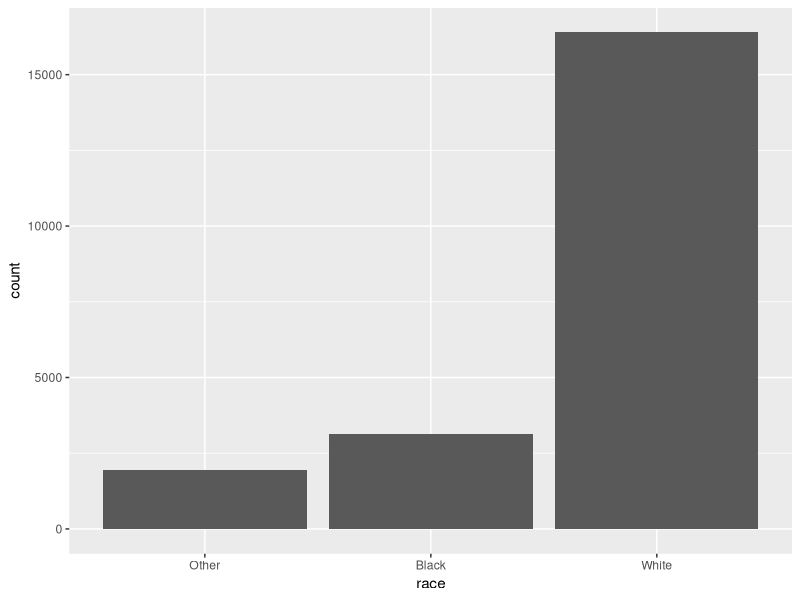
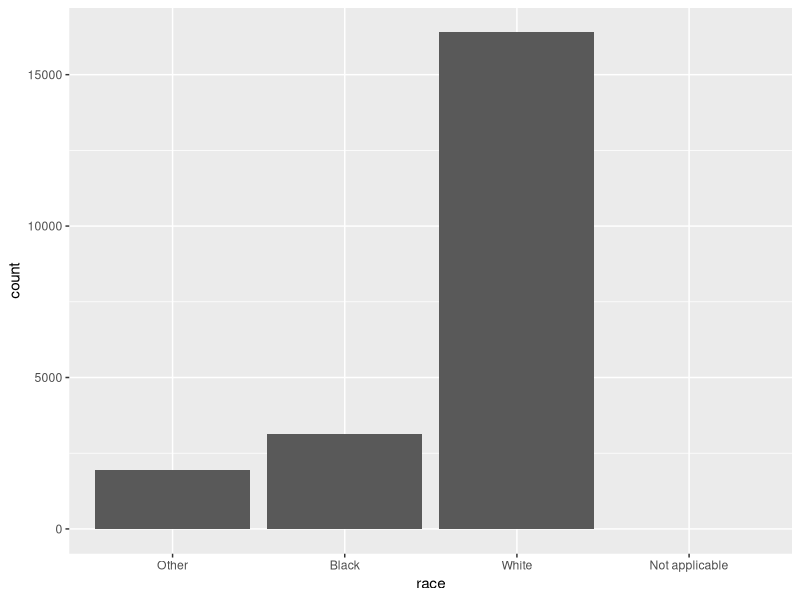
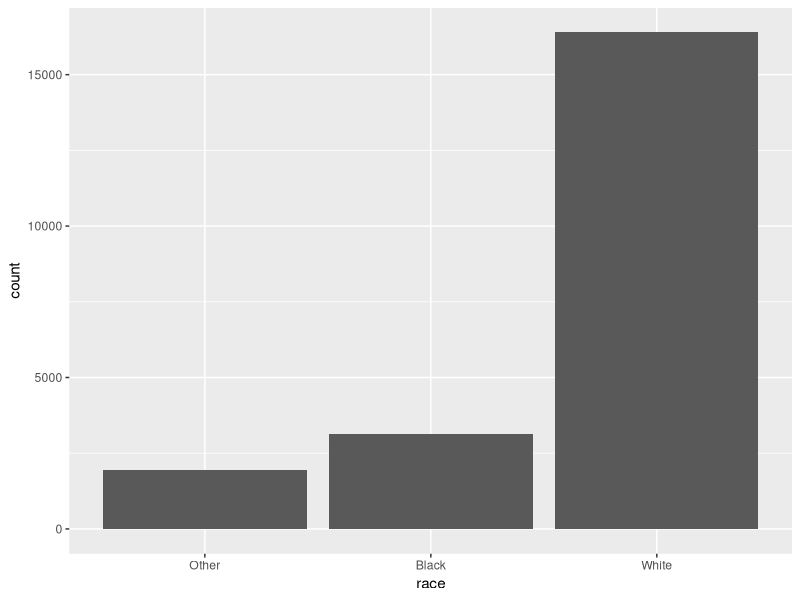
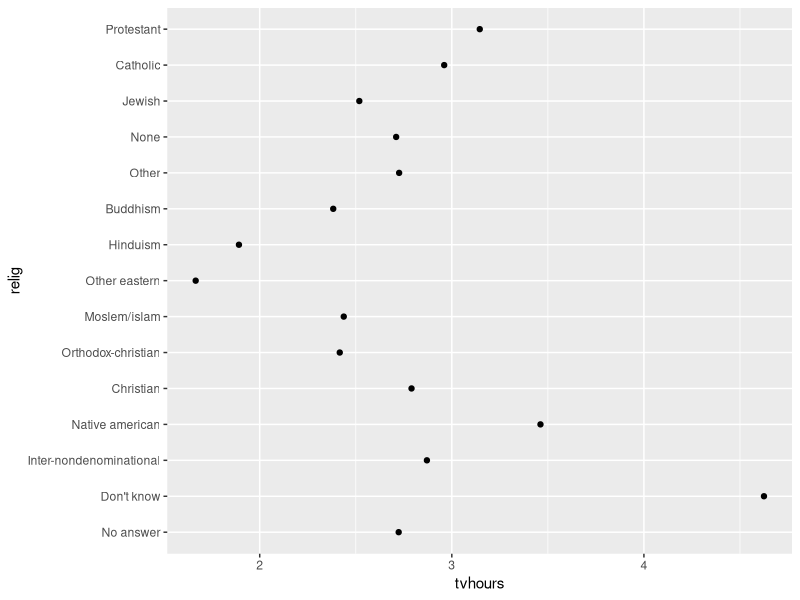
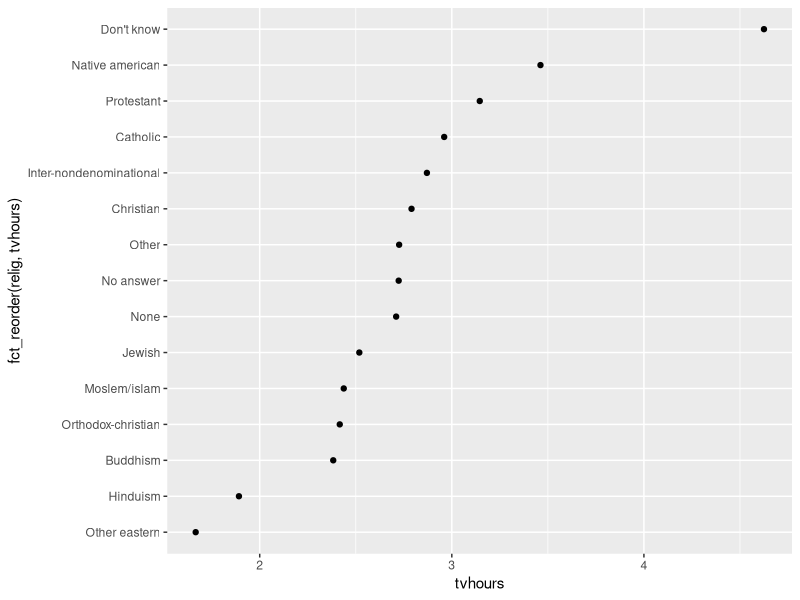
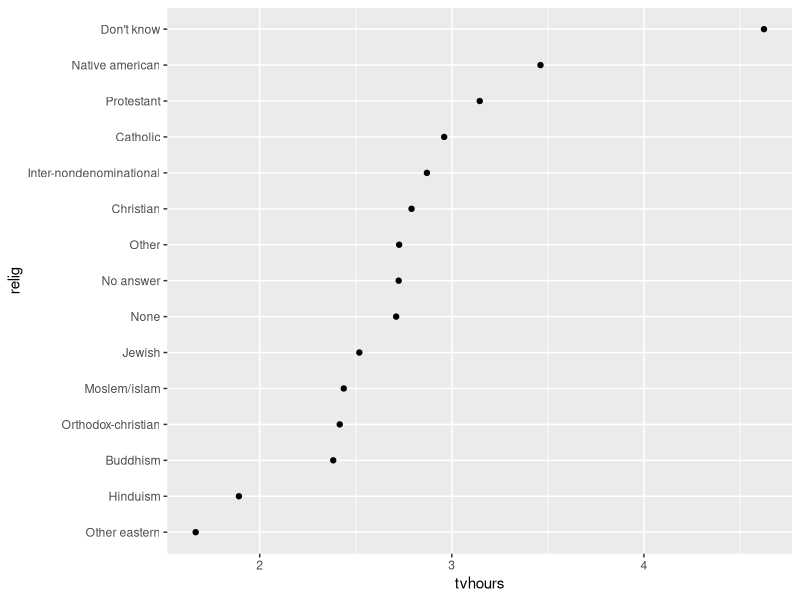
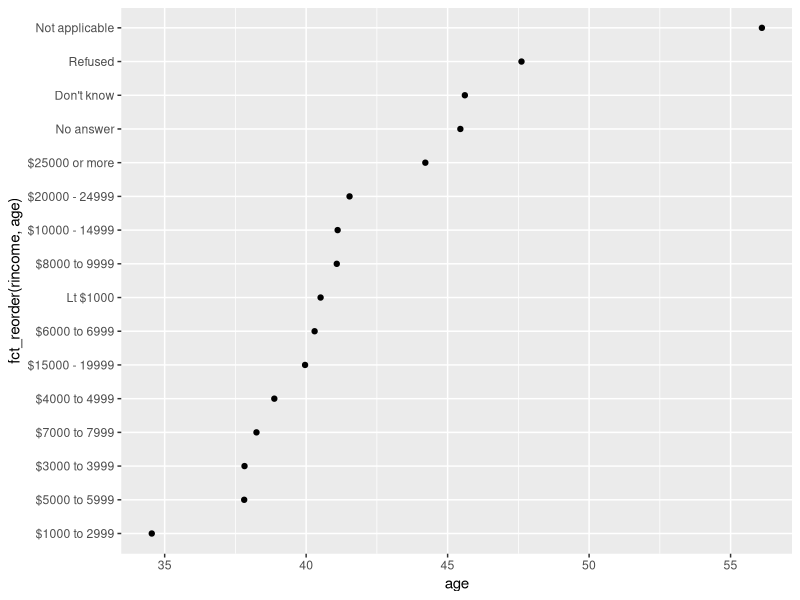

The R script that drew these images, in order:
##---------------------------------------------------------
## Script # 7
## Based on Chapter 15 of r4ds
## Learning objectives:
##   1. Manage factor/categorical variables
##-----------------------------------------------------------

###-------------
### Discussion
###-------------

### Even though most data science and econometric literature is about analyzing 
### continuous variables, the most common type of variables you will work with 
### is categorical variables. 

##---------
## Factors
##---------

# In R, factors are used to work with categorical variables, variables that have a fixed 
# and known set of possible values. They are also useful when you want to display character 
# vectors in a non-alphabetical order.

# Historically, factors were much easier to work with than characters. As a result, many of the 
# functions in base R automatically convert characters to factors. 

# This means that factors often crop up in places where they're not actually helpful. 
# Fortunately, you don't need to worry about that in the tidyverse, and can focus on 
# situations where factors are genuinely useful.

# To work with factors, we'll use the __forcats__ package, which provides tools for dealing with 
# categorical variables (and it's an anagram of factors!). 

library(tidyverse)
library(forcats)

# Useful website for forcats package: http://stat545.com/block029_factors.html

## General Social Survey data comes with __forcats__

gss_cat
?gss_cat
summary(gss_cat)

# When factors are stored in a tibble, you can't see their levels so easily. 
# One way to see them is with `count()`:

gss_cat %>%
  count(race)

# Or with a bar chart:

ggplot(gss_cat, aes(race)) + 
  geom_bar()

# By default, ggplot2 will drop levels that don't have any values. 
# You can force them to display with:
  
ggplot(gss_cat, aes(race)) +
  geom_bar() +
  scale_x_discrete(drop = FALSE)

# These levels represent valid values that simply did not occur in this dataset. 
# You can drop the unused levels using a function gss_cat()
gss_cat <- droplevels(gss_cat)

ggplot(gss_cat, aes(race)) +
  geom_bar() +
  scale_x_discrete(drop = FALSE)


###------------
### Discission
###------------

### When working with factors, the two most common operations are:
### 1. changing the order of the levels
### 2. changing the values of the levels. 

##------------------------
## Modifying factor order
##------------------------
  
# It's often useful to change the order of the factor levels in a visualisation. 
# For example, imagine you want to explore the average number of hours spent watching 
# TV per day across religions:

relig_summary <- gss_cat %>%
  group_by(relig) %>%
  summarise(
    age = mean(age, na.rm = TRUE),
    tvhours = mean(tvhours, na.rm = TRUE),
    n = n()
)

ggplot(relig_summary, aes(tvhours, relig)) + geom_point()
# It is difficult to interpret this plot because there's no overall pattern. 

###-------------
### Discussion
###-------------

### We can improve it by reordering the levels of `relig` using fct_reorder(). 
### `fct_reorder()` takes three arguments:
### 1. `f`, the factor whose levels you want to modify.
### 2. `x`, a numeric vector that you want to use to reorder the levels.
### 3. Optionally, `fun`, a function that's used if there are multiple values of
###    `x` for each value of `f`. The default value is `median`.

ggplot(relig_summary, aes(tvhours, fct_reorder(relig, tvhours))) +
  geom_point()

# Reordering religion makes it much easier to see that people in the "Don't know" category 
# watch much more TV, and Hinduism & Other Eastern religions watch much less.

# As you start making more complicated transformations, I'd recommend moving them out of `aes()` 
# and into a separate `mutate()` step. For example, you could rewrite the plot above as:

relig_summary %>%
  mutate(relig = fct_reorder(relig, tvhours)) %>%
  ggplot(aes(tvhours, relig)) +
  geom_point()

# What if we create a similar plot looking at how average age varies across reported income level?

rincome_summary <- gss_cat %>%
  group_by(rincome) %>%
  summarise(
    age = mean(age, na.rm = TRUE),
    n = n()
    )

ggplot(rincome_summary, aes(age, fct_reorder(rincome, age))) + 
  geom_point()

##-------------------------
## Modifying factor levels
##-------------------------

###-------------
### Discussion
###-------------

### More powerful than changing the orders of the levels is changing their values. 
### This allows you to clarify labels for publication, and collapse levels for high-level displays. 
### The most general and powerful tool is `fct_recode()`. 

# It allows you to recode, or change, the value of each level. For example, take the `gss_cat$partyid`:

gss_cat %>% 
  count(partyid)

# The levels are terse and inconsistent. 
# Let's tweak them to be longer and use a parallel construction.

gss_cat %>%
  mutate(partyid = fct_recode(partyid,
    "Republican, strong" = "Strong republican",
    "Republican, weak"   = "Not str republican",
    "Independent, near rep" = "Ind,near rep",
    "Independent, near dem" = "Ind,near dem",
    "Democrat, weak"        = "Not str democrat",
    "Democrat, strong"      = "Strong democrat"
    )) %>%
  count(partyid)


### `fct_recode()` will leave levels that aren't explicitly mentioned as is, 
### and will warn you if you accidentally refer to a level that doesn't exist.

# To combine groups, you can assign multiple old levels to the same new level:

gss_cat %>%
  mutate(partyid = fct_recode(partyid,
                              "Republican, strong"    = "Strong republican",
                              "Republican, weak"      = "Not str republican",
                              "Independent, near rep" = "Ind,near rep",
                              "Independent, near dem" = "Ind,near dem",
                              "Democrat, weak"        = "Not str democrat",
                              "Democrat, strong"      = "Strong democrat",
                              "Other"                 = "No answer",
                              "Other"                 = "Don't know",
                              "Other"                 = "Other party"
                              )) %>%
  count(partyid)


###-------------
### Discussion
###-------------

### You must use this technique with care: if you group together categories that are 
### truly different you will end up with misleading results.

### If you want to collapse a lot of levels, `fct_collapse()` 
### is a useful variant of `fct_recode()`. 
### For each new variable, you can provide a vector of old levels:

gss_cat %>%
  mutate(partyid = fct_collapse(partyid,
                                other = c("No answer", "Don't know", "Other party"),
                                rep = c("Strong republican", "Not str republican"),
                                ind = c("Ind,near rep", "Independent", "Ind,near dem"),
                                dem = c("Not str democrat", "Strong democrat")
                                )) %>%
  count(partyid)


# Sometimes you just want to lump together all the small groups to make a plot or table simpler. 
# That's the job of `fct_lump()`:

gss_cat %>%
  mutate(relig = fct_lump(relig)) %>%
  count(relig)

# The default behaviour is to progressively lump together the smallest groups, 
# ensuring that the aggregate is still the smallest group. 
# In this case it's not very helpful: it is true that the majority of Americans in this 
# survey are Protestant, but we've probably over collapsed.

# Instead, we can use the `n` parameter to specify how many groups (excluding other) we want to keep:

gss_cat %>%
  mutate(relig = fct_lump(relig, n = 10)) %>%
  count(relig, sort = TRUE) %>%
  print(n = Inf) # this code makes sure that all the data will be printed 
